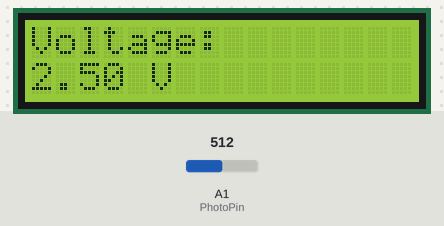
A sketch run on a simulated Arduino Uno, built with avr-gcc and run on an emulated ATmega328P. On the bench: 16×2 character LCD. The test bench sets the inputs (shaded band); at power-on: A1 (PhotoPin) = 512.

Above: at 1.2 s.
1.3 s: A1 (PhotoPin) set to 716
At 3.1 s:
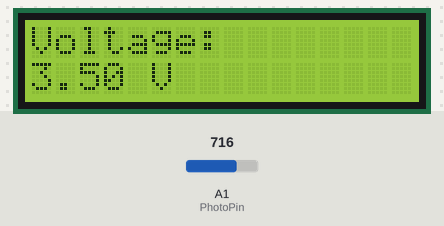
3.5 s: A1 (PhotoPin) set to 900
At 4.7 s:
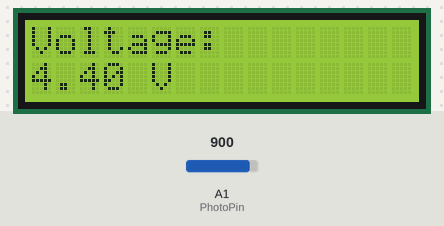
5.5 s: A1 (PhotoPin) set to 1023
At 6.3 s:
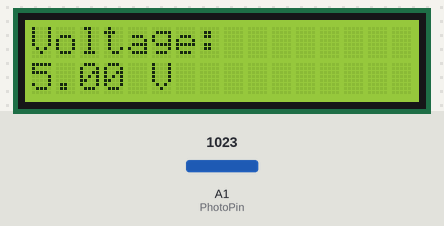
Timing chart, 0 to 8.5 s (numbered marks = the images above; inputs shaded):
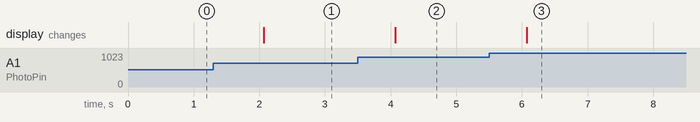

Measured:
- after the input at 1.3 s, the display: changes after 0.77 s (image 1)
- after the input at 3.5 s, the display: changes after 0.57 s (image 2)
- after the input at 5.5 s, the display: changes after 0.57 s (image 3)

The sketch:

Arduino_Photodetector.ino
```cpp
////////////////////////////////////////
// Arduino Code F 894
////////////////////////////////////////

#include <LiquidCrystal.h>

// LCD Variables
const int rs = 12, en = 11, d4 = 5, d5 = 4, d6 = 3, d7 = 2;
LiquidCrystal lcd(rs, en, d4, d5, d6, d7);

// Photodetector Variables
const int PhotoPin = A1;
int PhotoValue = 0;
float voltage = 0.0;

void setup() {
  // Set up photodetector
  pinMode(PhotoPin, INPUT);

  // Set up LCD
  lcd.begin(16,2); // Number of columns and rows
  lcd.print("Voltage:");
}

void loop() {
  // Read photodetector value and convert to analog voltage
  PhotoValue = analogRead(PhotoPin);
  voltage = PhotoValue * (5.0 / 1023.0);

  // Print voltage in LCD
  lcd.setCursor(0,1); // Column 0, Line 1
  lcd.print(String(voltage) + " V");

  delay(1000);
}
```

funcs2.ino
```cpp
#include "globals2.h"

////
// Function to print the welcome screen
void WelcomeScreen() {
  lcd.clear();

  lcd.print("Sensor óptico");
  lcd.setCursor(0,1);
  lcd.print("de Adulteração");
  lcd.setCursor(0,2);
  lcd.print("v0.5");
  lcd.setCursor(0,3);
  lcd.print("União Fotônica");
}

////
// Function to manage the main menu screen

void displayMenu() {
  int numoptions = menulist[menuState].itemCount;

  lcd.clear();

  // Check which option will be printed in the first line of the LCD
  if (cursor > startIdx + 3) {
    startIdx = cursor - 3;
  }
  if (cursor < startIdx) {
    startIdx = cursor;
  }
  // Don't allow infinite scrolling
  if (startIdx > numoptions - 4) {
    startIdx = numoptions - 4;
  }
  // Just a fix in case there are less then 4 options
  if (startIdx < 0) {
    startIdx = 0;
  }

  // Now start printing the menu
  for (int i=0; i<4; i++) {
    if (startIdx + i < numoptions) {
      lcd.setCursor(0,i);
      lcd.print(cursor == startIdx + i ? ">" : " ");
      lcd.print(menulist[menuState].options[startIdx + i]);
    }
  }
}

void handleButtons() {
  static unsigned long lastButtonPress = 0;
  unsigned long currentTime = millis();

  // Debounce delay of 200ms
  if (currentTime - lastButtonPress < 200) {
    return;
  }

  if (digitalRead(upPin) == LOW) {
    cursor--;
    if (cursor < 0) {
      cursor = 0;
    }
    displayMenu();
    lastButtonPress = currentTime;
  }

  if (digitalRead(downPin) == LOW) {
    cursor++;
    if (cursor > menulist[menuState].itemCount - 1) {
      cursor--;
    }
    displayMenu();
    lastButtonPress = currentTime;
  }

  if (digitalRead(selectPin) == LOW) {
    handleSelect();
    displayMenu();
    lastButtonPress = currentTime;
  }
}

void handleSelect() {
  menulist[menuState].actions[cursor]();
}
```

globals2.cpp
```cpp
#include "globals2.h"


////
// LCD Connection Variables
const int rs = 7, en = 8, d4 = 9, d5 = 10, d6 = 11, d7 = 12;
LiquidCrystal lcd(rs, en, d4, d5, d6, d7);

////
// Button Variables
const int upPin = 3;
const int downPin = 2;
const int selectPin = 4;

////
// Navigation Variables
int cursor = 0;
int startIdx = 0;
int menuState = 0;


////
// Menu Variables
const int photoPin = A0;
String resultado = "R: ---";

void openSub1() {menuState = 1; cursor = 0;}
void openSub2() {menuState = 2; cursor = 0;}
void goBack() {menuState = menulist[menuState].parent; cursor = 0;}
void medir() {
  int sensor = analogRead(photoPin);
  float voltage = sensor * (5.0/1023.0);

  if (voltage >= 0.2) {
    resultado = "R: Adulterado";
  }
  else {
    resultado = "R: Normal";
  }

}
void nada() {}


const char* mainItens[] = {"Etanol/Metanol", "Gas/Metanol"};
const char* sub1Itens[] = {"Medir", resultado.c_str(), "Voltar"};
const char* sub2Itens[] = {"Voltar"};


MenuAction mainActions[] = {openSub1, openSub2};
MenuAction sub1Actions[] = {medir, nada, goBack};
MenuAction sub2Actions[] = {goBack};


Menu menulist[] = {
  {mainItens, mainActions, ARRAY_SIZE(mainItens), -1},
  {sub1Itens, sub1Actions, ARRAY_SIZE(sub1Itens), 0},
  {sub2Itens, sub2Actions, ARRAY_SIZE(sub2Itens), 0},
};
```

globals2.h
```cpp
#ifndef GLOBALS_H
#define GLOBALS_H

#define ARRAY_SIZE(arr) (sizeof(arr)/sizeof(arr[0]))

typedef void (*MenuAction)();

////
// Libraries
#include <Arduino.h>
#include <LiquidCrystal.h>

////
// LCD Connection Variables
extern const int rs, en, d4, d5, d6, d7;
extern LiquidCrystal lcd;

////
// Button Variables
extern const int upPin, downPin, selectPin;


////
// Navigation Variables
extern int cursor, startIdx, menuState;


////
// Menu Variables
struct Menu {
  const char** options;
  MenuAction* actions;
  int itemCount;
  int parent;
};

extern String resultado;
extern const int photoPin;


extern void openSub1();
extern void openSub2();
extern void goBack();
extern void medir();
extern void nada();

extern const char* mainItens[];
extern const char* sub1Itens[];
extern const char* sub2Itens[];

extern MenuAction mainActions[];
extern MenuAction sub1Actions[];
extern MenuAction sub2Actions[];

extern Menu menulist[];


#endif  
```
